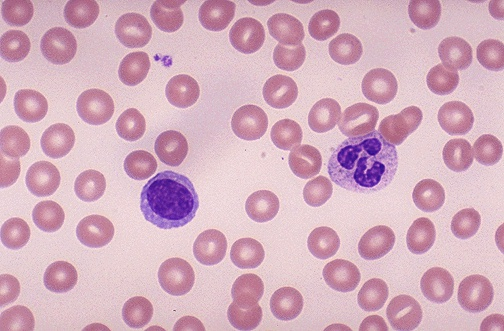
#> input picture images/cells.jpg, 504 x 331 px
$ jupyter execute lab5.ipynb   (shell and % lines are left out)
#> lines starting #> are read from the running program, lines starting #| are printed output that depends on the picture
<a href="https://colab.research.google.com/github/ferit-osirv/lab5/blob/main/lab5.ipynb" target="_parent"></a>

# Lab 5 - Image Convolution

**This command must be run before starting to do each lab.**

## Introduction

Generally, convolution is a mathematical operation between two functions. In the context of this assignment, however, we will focus on discrete 2D convolution between two square images, as that is most relevant for image processing. Convolution is denoted as $I(A) \star k(B)$ where $I(A)$ is an image $I(A) \in \mathbb{R}^{W \times H}$ and $k(B)$ is a matrix $k(B) \in \mathbb{R}^{a \times b}$ indexed by locations $B \in \mathbb{N}^2$ called the **convolutional kernel**. At pixel $(x, y)$, the convolution operation is defined as:

\begin{equation}
(I \star k)(x, y) = \sum_{i=-a}^{a} \sum_{j=-b}^{b} I[x + i, y + j] k[i, j]
\end{equation}

Explained differently, the resulting image is produced by sliding the kernel over the input image pixel by pixel. At each pixel location, values where the kernel and the image overlap are multiplied, and all of the products are summed together to form the corresponding pixel's value in the output image.

While mathematically a simple operation, convolution is exceedingly powerful and can produce almost endless transformations of an image. It's most commonly used for filtering --- a convolution can elegantly find patterns in the image and increase their intensity. One such example is the convolution with a kernel called the Prewitt operator:

\begin{equation}
I_y(A) = I(A) \star \begin{bmatrix}
-1 & 0 & 1\\
-1 & 0 & 1\\
-1 & 0 & 1\\
\end{bmatrix}
\end{equation}

When convolved with this kernel, the resulting image has high-intensity pixels in regions where vertical edges are present, and low intensity everywhere else. This can be seen in the following image:

Vertical edges necessarily have to have a large jump in values going from left to right or right to left. Otherwise, there would be no perceptible edge. This kernel takes advantage of that fact to accentuate parts of the image where there is such a jump. It does this by replacing each pixel with the difference between the pixels on its left and its right.

This process happens as follows. For each pixel of the input image, the kernel is placed such that it is centered on that pixel. This means that the values of the pixel as well as its neighbors above and below are all multiplied by zero. The neighbors on the left are multiplied by -1, and the ones on the right are multiplied by 1. Summed together, the result represents the sum of the values on the right of the pixel, minus the sum of the values on the left.

To illustrate this, let us consider $1 \times 3$ region of the image where no vertical edges are present:

\begin{equation}
\begin{bmatrix}
128 & 130 & 136\\
\end{bmatrix}
\star
\begin{bmatrix}
-1 & 0 & 1\\
-1 & 0 & 1\\
-1 & 0 & 1\\
\end{bmatrix}
=
\sum_{i,j}
\begin{bmatrix}
-1 \times 0 + 0 \times 128 + 1 \times 130\\
-1 \times 128 + 0 \times 130 + 1 \times 136\\
-1 \times 130 + 0 \times 136 + 1 \times 0\\
\end{bmatrix}
= 8
\end{equation}

This section of the image does not contain a vertical edge, so the convolution result is a relatively low value. In a standard image with values in $[0, 255)$, 8 would appear almost completely black.

However, consider some section of the image where a vertical edge is indeed present:

\begin{equation}
\begin{bmatrix}
63 & 66 & 132\\
\end{bmatrix}
\star
\begin{bmatrix}
-1 & 0 & 1\\
-1 & 0 & 1\\
-1 & 0 & 1\\
\end{bmatrix}
=
\sum_{i,j}
\begin{bmatrix}
-1 \times 0 + 0 \times 64 + 1 \times 66\\
-1 \times 64 + 0 \times 66 + 1 \times 132\\
-1 \times 66 + 0 \times 132 + 1 \times 0\\
\end{bmatrix}
= 68
\end{equation}

The value is now much larger due to the difference between the left and right sides of the image. This example demonstrates how a relatively simple kernel can capture complex features of an image.

Beyond edge detection, there are many commonly used convolution kernels to perform tasks such as blurring, sharpening, or denoising images. A convolutional neural network can leverage the power of the convolution by stringing together sequences of intricate kernels to match complex patterns in the image.

### Resources

- https://en.wikipedia.org/wiki/Kernel_(image_processing)
- https://vincmazet.github.io/bip/filtering/convolution.html
- https://arxiv.org/pdf/1603.07285.pdf

> ### Assignment 1: Implementing Convolution
>
> We will first implement a convolution operation from scratch. Convert the following equation into code:
>
> \begin{equation}
> (I \star k)(x, y) = \sum_{i=1}^{a} \sum_{j=1}^{b} I[x + i, y + j] k[i, j].
> \end{equation}
>
> This equation defines the convolution value for a single pixel $(x, y)$, where $I$ is the image and $k$ is a kernel of size $a \times b$. You will need to perform this operation for each pixel. Complete `convolve_py` by returning a convolved image.
>
> **Finish the code blocks below at the TODO comments. You do not need to change the rest of the code, or code blocks that do not have TODO comments.**

[cell 1]
import numpy as np

def convolve_py(img, kernel):
  '''
  Convolves an image with a kernel.
  Uses pure Python (no Numpy).

  Args:
    img: 2D numpy array of the image (grayscale, e.g. (128,128))
    kernel: 2D numpy array of the kernel
  '''
  # Get the dimensions of the image and kernel
  img_height, img_width = img.shape
  kernel_height, kernel_width = kernel.shape

  conv_result = np.zeros(img.shape)
  img = np.pad(img, (1, 1), 'constant', constant_values=(0, 0))

  for x in range(img_width):
    for y in range(img_height):
      for kw in range(kernel_width):
        for kh in range(kernel_height):
          try:
            conv_result[y,x] += img[y + kh + 1, x + kw + 1] * kernel[kh, kw]
          except:
            conv_result[y,x] += 0
      # TODO: compute pixel (x, y) using equation above
      # Note: If the kernel goes outside the boundary of the image, assume that the values outside the image are zero.
      # Note: In mathematical notation, matrix indices start at 1. In Python, matrix indices start at 0.
      # Note: The `img` pixel (x, y) is `img[y, x]`.

  return conv_result

[cell 2]
import cv2 as cv
import matplotlib.pyplot as plt
import numpy as np

img = cv.imread('images/cells.jpg', cv.IMREAD_GRAYSCALE)
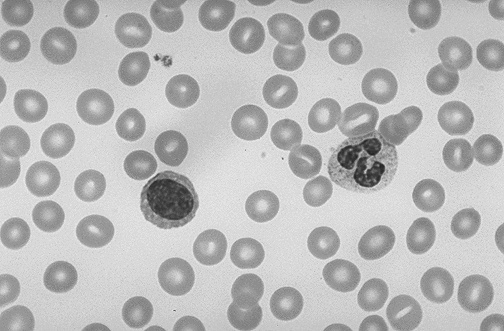
#> img: shape (331, 504); min 35, max 239, mean 186.8
plt.imshow(img, cmap='gray')
plt.show()
kernel = np.array([[-1, 0, 1], [-1, 0, 1], [-1, 0, 1]])

img_out = convolve_py(img, kernel)
#> in convolve_py, `img = np.pad(img, (1, 1), 'constant', constant_values=(0, 0))`:
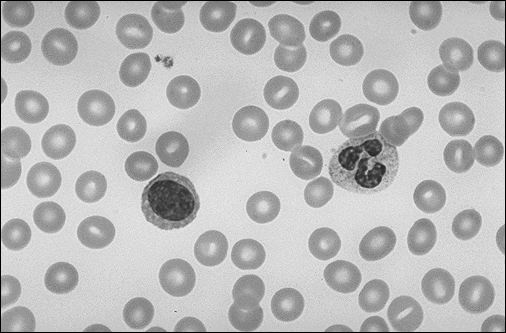
#> img: shape (333, 506); min 0, max 239, mean 185
#> after the loop in convolve_py, `for x in range(img_width):`:
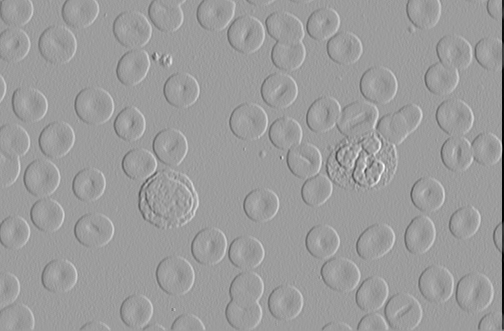
#> conv_result: shape (331, 504) float64; min -668, max 418, mean -2.2; drawn with min black and max white
print(img_out.min(), img_out.max())
#| -668.0 418.0
plt.imshow(img_out, cmap='gray')

> ### Assignment 2: Speeding up convolution with numpy
>
> This time, implement the equation above using Numpy functions on matrices to calculate the convolved pixel value as `np.sum(window * kernel)`.

[cell 3]
def convolve_np(img, kernel):
  '''
  Convolves an image with a kernel.
  Uses Numpy.

  Args:
    img: 2D numpy array of the image (grayscale)
    kernel: 2D numpy array of the kernel
  '''
  # Get the dimensions of the image and kernel
  img_height, img_width = img.shape
#> img_height = 331; img_width = 504
  kernel_height, kernel_width = kernel.shape

  conv_result = np.zeros(img.shape)
  img = np.pad(img, ((1, 1), (1, 1)), 'constant', constant_values=0)

  for x in range(img_width):
    for y in range(img_height):
      conv_result[y,x] = np.sum(img[y:y+kernel_height,x:x+kernel_width] * kernel)
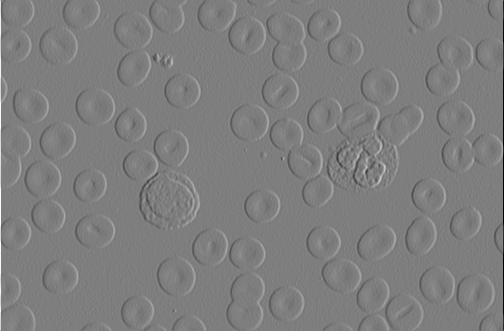
#> conv_result: shape (331, 504) float64; min -667, max 678, mean 0.1; drawn with min black and max white

  return conv_result

[cell 4]
img = cv.imread('images/cells.jpg', cv.IMREAD_GRAYSCALE)
img_out = convolve_np(img, kernel)
plt.imshow(img_out, cmap='gray')

Let us check which implementation is faster using the timeit library.

[cell 5]
import timeit

# Time the pure Python version
time_py = timeit.timeit('convolve_py(img, kernel)', number=5, globals=globals())
#> time_py = 3.99
print('Pure Python: {:.5f}s'.format(time_py))
#| Pure Python: 3.99433s

# Time the dot product version (should be a few seconds faster)
time_np = timeit.timeit('convolve_np(img, kernel)', number=5, globals=globals())
#> time_np = 2.37
print('NumPy: {:.5f}s'.format(time_np))
#| NumPy: 2.36898s

## Understanding kernels

Different convolutional kernels can achieve different effects such as:

 - edge detection
 - image engancement (e.g. sharpening)
 - blurring
 - denoising
 - feature detection

You can see various examples of kernels here:

 - https://en.wikipedia.org/wiki/Kernel_(image_processing)
 - https://setosa.io/ev/image-kernels/

> ### Assignment 3: Edge Detection
>
> Find a good convolutional kernel to perform edge detection on the cell image.
>
> Use the cv.filter2D function with your chosen kernel and display the resulting image.

[cell 6]
img = cv.imread('images/cells.jpg', cv.IMREAD_GRAYSCALE)

kernel = np.array([[-1, 0, 1], [-2, 0, 2], [-1, 0, 1]])

output_img = cv.filter2D(src=img,ddepth=3, kernel=kernel)
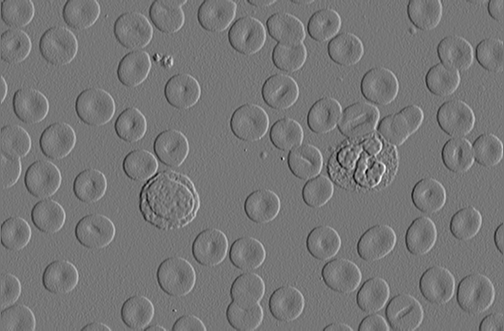
#> output_img: shape (331, 504) int16; min -494, max 566, mean 0.2; drawn with min black and max white
plt.imshow(output_img, cmap='gray')

> ### Assignment 4: Edge Detection with Blur
>
> Find a convolutional kernel to blur the image and display the blurred result.
>
> Then, apply the edge detection kernel (from Assignment 3) on the blurred image and display the result.

[cell 7]
img = cv.imread('images/cells.jpg', cv.IMREAD_GRAYSCALE)


gaussian_kernel = 1/16 * np.array([[1, 2, 1], [2, 4, 2], [1, 2, 1]])
output_img = cv.filter2D(src=img,ddepth=3, kernel=gaussian_kernel)
plt.imshow(output_img, cmap='gray')
plt.show()
kernel = np.array([[-1, 0, 1], [-2, 0, 2], [-1, 0, 1]])

output_img = cv.filter2D(src=output_img,ddepth=3, kernel=kernel)
plt.imshow(output_img, cmap='gray')

> ### Assignment 4: Using Large Kernels
>
> The next code block constructs an image. You job is to recreate the image using a convolution.
>
> Hint: https://vincmazet.github.io/bip/filtering/convolution.html

[cell 8]
img_out = np.zeros((100, 100))
circle_origins = [(50, 50), (20, 20), (80, 20)]
circle_radius = 10

for (x, y) in circle_origins:
  img_out = cv.circle(img_out, (x, y), circle_radius, 1, -1)

plt.imshow(img_out, cmap='gray')
plt.show()
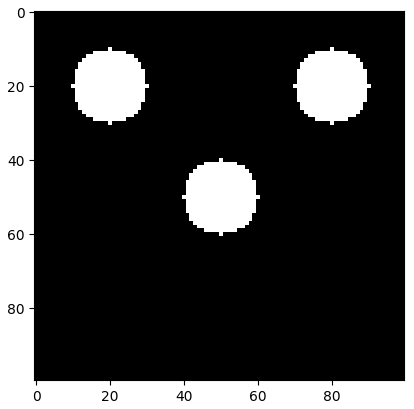
#> figure drawn by matplotlib, 1 panel

[cell 9]
kernel = np.zeros((circle_radius * 2 + 1, circle_radius * 2 + 1))
kernel = cv.circle(kernel, (circle_radius, circle_radius), circle_radius, 1, -1)
plt.imshow(kernel, cmap='gray')

img = np.zeros((100, 100))

img[20, 20] = 255
img[50, 50] = 255
img[20, 80] = 255
# TODO: Modify `img` such that a convolution img * kernel produces the same result as `img_out`.


# OpenCV's built-in convolution function:
img = cv.filter2D(img, -1, kernel)
plt.imshow(img, cmap='gray')

## Using Convolutions for Feature Detection

Assume we want to detect the eyes on the following image:

Notice that the eyes consist of a light region and then a dark region (iris). We may be able to detect the eyes using the following kernel:

\begin{bmatrix}
1 & 1 & -1 & -1\\
1 & 1 & -1 & -1\\
1 & 1 & -1 & -1\\
1 & 1 & -1 & -1\\
\end{bmatrix}

This kernel will take the difference between the left two pixels and the right two pixels. If the pixels on the left are high and on the right are low, the resulting value will be high.

> ### Assignment 5: Eye Detection
>
> Implement a convolution with the above kernel in the next code block.

[cell 10]
img = cv.imread('images/woman_darkhair.png', cv.IMREAD_GRAYSCALE)
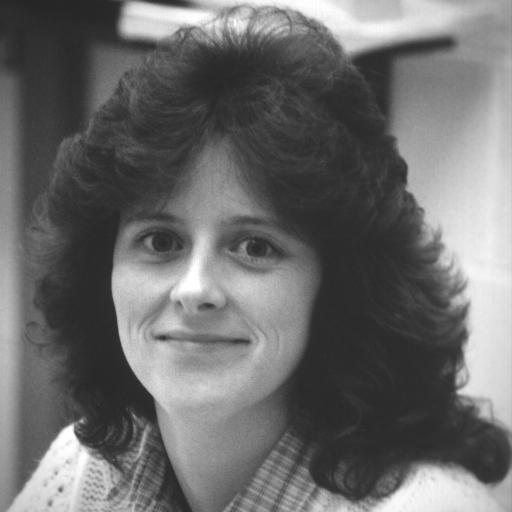
#> input picture images/woman_darkhair.png, 512 x 512 px
#> img is the input picture: shape (512, 512); min 36, max 255, mean 107.8
img = cv.resize(img, (0, 0), fx=0.5, fy=0.5)
#> img: shape (256, 256)
plt.imshow(img, cmap='gray')
plt.show()

kernel = np.array([[1,1,-1,-1],[1,1,-1,-1],[1,1,-1,-1],[1,1,-1,-1]])# TODO: Write the kernel from above as a numpy matrix

img_out = cv.filter2D(img, -1, kernel)
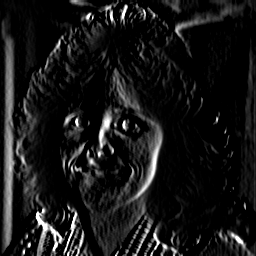
#> img_out: shape (256, 256); min 0, max 255, mean 23.3
plt.imshow(img_out, cmap='gray')

> ### Assignment 6: Mouth Detection
>
> Let's also find the mouth. Guided by the patterns you see in the pixel intensities, try to construct a kernel which will highlight the mouth in the image.

[cell 11]
img = cv.imread('images/woman_darkhair.tif', cv.IMREAD_GRAYSCALE)
cv.imwrite('images/woman_darkhair.png', img)

kernel = np.array([[1,1,1], [-1,-1,-1], [1,1,1]])

img_out = cv.filter2D(img, -1, kernel)
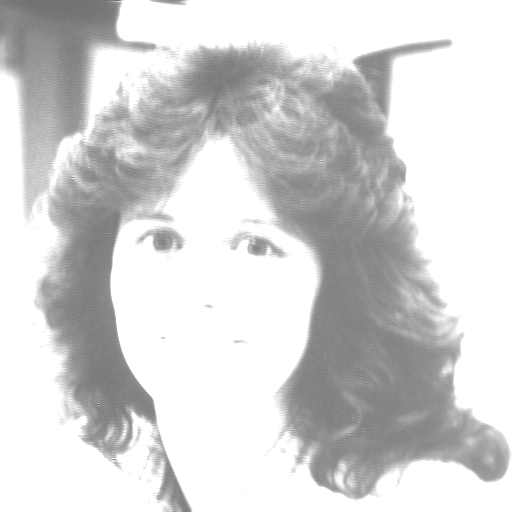
#> img_out: shape (512, 512); min 94, max 255, mean 211.3
plt.imshow(img_out, cmap='gray')
